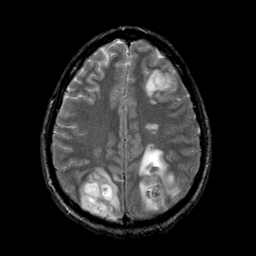
#> input picture brain-tumour/images/sarcoma.png, 256 x 256 px
$ jupyter execute sarcoma.ipynb
#> lines starting #> are read from the running program, lines starting #| are printed output that depends on the picture; after the words box and inside, x2 and y2 are one past the last pixel; in counts of white or black regions, pixels touching at a corner belong together
[cell 1]
import cv2
import numpy as np
import matplotlib.pyplot as plt
from sklearn.cluster import KMeans

from typing import Union

Reading and displaying the original MRI image

[cell 2]
img = cv2.imread('images/sarcoma.png', cv2.IMREAD_GRAYSCALE)
#> img is the input picture: shape (256, 256); min 0, max 255, mean 38.2
if img is None:
    raise ValueError("Image not found. Please provide a valid path.")

plt.imshow(img, cmap='gray')
plt.title('Original Image')
plt.axis('off')
plt.show()

Thresholding

[cell 3]
_, binary_img = cv2.threshold(img, 20, 255, cv2.THRESH_BINARY)
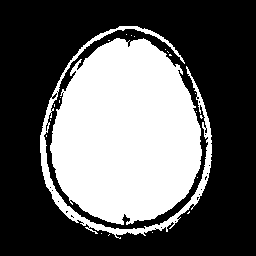
#> binary_img: shape (256, 256); 37.5% white; 22 white regions (20 under 20 px), largest, box (x1, y1, x2, y2) and area: (50, 38, 202, 225) 21594, (40, 26, 212, 239) 2938

plt.imshow(binary_img, cmap='gray')
plt.title('Thresholded Image')
plt.axis('off')
plt.show()

To remove the skull, we do the following steps:

1. Dilation
2. Erosion
3. Applying this as a mask to the original image

[cell 4]
kernel = cv2.getStructuringElement(cv2.MORPH_ELLIPSE, (5, 5))
dilated_img = cv2.dilate(binary_img, kernel, iterations=2)
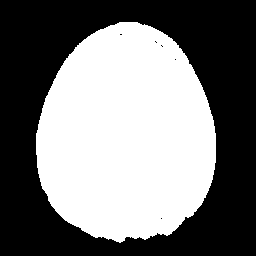
#> dilated_img: shape (256, 256); 47.1% white; 1 white region, box (x1, y1, x2, y2) and area: (36, 22, 216, 243) 30853

plt.figure(figsize=(5, 5))
plt.imshow(dilated_img, cmap='gray')
plt.title('Dilated Image')
plt.axis('off')
plt.show()

[cell 5]
kernel = cv2.getStructuringElement(cv2.MORPH_ELLIPSE, (15, 15))
eroded_img = cv2.erode(dilated_img, kernel, iterations=2)
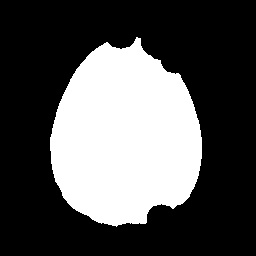
#> eroded_img: shape (256, 256); 32.6% white; 1 white region, box (x1, y1, x2, y2) and area: (50, 37, 202, 227) 21336

plt.figure(figsize=(5, 5))
plt.imshow(eroded_img, cmap="gray")
plt.title("Eroded Image")
plt.axis("off")
plt.show()

[cell 6]
masked_img = cv2.bitwise_and(img, img, mask=eroded_img)
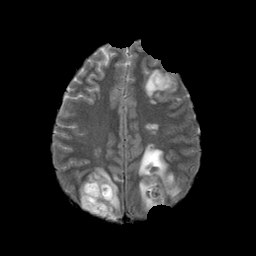
#> masked_img: shape (256, 256); min 0, max 255, mean 34.2

plt.figure(figsize=(10,5))

plt.subplot(1, 2, 1)
plt.imshow(img, cmap='gray')
plt.title('Original Image')
plt.axis('off')

plt.subplot(1,2,2)
plt.imshow(masked_img, cmap='gray')
plt.title('Skull removed')
plt.axis('off')

plt.show()

Enhancing the image using Perona-Malik anisotropic diffusion

[cell 7]
def perona_malik(img: np.ndarray, n_iter: int = 10, kappa: float = 50, gamma: float = 0.2) -> np.ndarray:
    """
    Anisotropic diffusion based on the Perona-Malik model.

    Args:
        img: The input image as a NumPy array (grayscale).
        n_iter: The number of iterations.
        kappa: The sensitivity parameter.
        gamma: The conduction parameter.

    Returns:
        The diffused image.

    Raises:
        TypeError: If input image is not a NumPy array.
        ValueError: If input image is not 2-dimensional or not of dtype float32.

    """
#> called with n_iter = 20, kappa = 30, gamma = 0.25

    if not isinstance(img, np.ndarray):
        raise TypeError("Input image must be a NumPy array.")
    if img.ndim != 2:
        raise ValueError("Input image must be 2-dimensional (grayscale).")

    h, w = img.shape
#> h = 256; w = 256
    img = img.astype(np.float32)

    for _ in range(n_iter):
        # Compute gradients
        grad_n = img[:-2, 1:-1] - img[1:-1, 1:-1]
        grad_s = img[2:, 1:-1] - img[1:-1, 1:-1]
        grad_e = img[1:-1, 2:] - img[1:-1, 1:-1]
        grad_w = img[1:-1, :-2] - img[1:-1, 1:-1]

        # Diffusion coefficients
        c_n = np.exp(-((grad_n / kappa) ** 2))
        c_s = np.exp(-((grad_s / kappa) ** 2))
        c_e = np.exp(-((grad_e / kappa) ** 2))
        c_w = np.exp(-((grad_w / kappa) ** 2))

        # Update image
        img[1:-1, 1:-1] += gamma * (
            c_n * grad_n + c_s * grad_s + c_e * grad_e + c_w * grad_w
        )
#> this loop made 20 passes
#> pass 1, in perona_malik, `grad_s = img[2:, 1:-1] - img[1:-1, 1:-1]`:
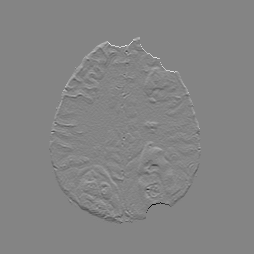
#> grad_s: shape (254, 254) float32; min -190, max 175, mean 0; drawn with min black and max white
#> pass 1, in perona_malik, `grad_e = img[1:-1, 2:] - img[1:-1, 1:-1]`:
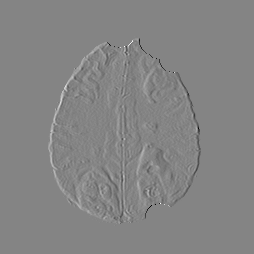
#> grad_e: shape (254, 254) float32; min -175, max 161, mean 0; drawn with min black and max white
#> pass 1, in perona_malik, `grad_w = img[1:-1, :-2] - img[1:-1, 1:-1]`:
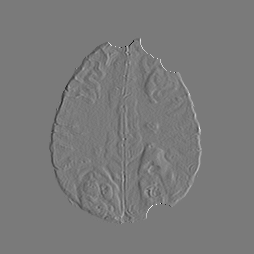
#> grad_w: shape (254, 254) float32; min -161, max 175, mean 0; drawn with min black and max white
#> after the loop:
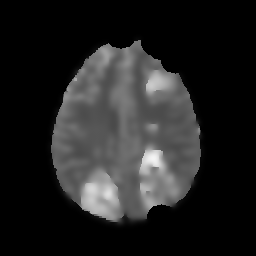
#> img: shape (256, 256) float32; min 0, max 244.4, mean 34.2

    return img

[cell 8]
enhanced_img = perona_malik(masked_img, n_iter=20, kappa=30, gamma=0.25)

K-Means Clustering to segment the brain

[cell 9]
def kmeans_segmentation(img: np.ndarray, n_clusters: int = 4) -> np.ndarray:
    """
    Performs k-means clustering for image segmentation.

    Args:
        img: The input image as a NumPy array (grayscale).
        n_clusters: The number of clusters (segments).

    Returns:
        A NumPy array representing the segmented image where each pixel value corresponds to a cluster label.
        Returns None if an error occurs during clustering.

    Raises:
        TypeError: If input image is not a NumPy array.
        ValueError: If input image is not 2-dimensional (grayscale).

    """
#> called with n_clusters = 4
    if not isinstance(img, np.ndarray):
        raise TypeError("Input image must be a NumPy array.")
    if img.ndim != 2:
        raise ValueError("Input image must be 2-dimensional (grayscale).")

    try:
        height, width = img.shape
#> height = 256; width = 256
        pixel_data = img.reshape(-1, 1).astype(np.float32) #Ensure float32 for KMeans

        kmeans = KMeans(n_clusters=n_clusters, random_state=0, n_init=10) #n_init increased for robustness
        kmeans.fit(pixel_data)
        segmented_image = kmeans.labels_.reshape(height, width)
        return segmented_image
    except Exception as e:
        print(f"An error occurred during k-means clustering: {e}")
        return None

[cell 10]
segmented_img = kmeans_segmentation(enhanced_img, n_clusters=4)
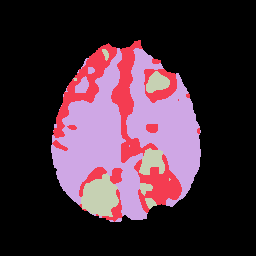
#> segmented_img: shape (256, 256) int32; 4 distinct labels, from 0 to 3; one colour per label, 0 black

Extract the tumor

[cell 11]
def segment_tumor(segmented_img: np.ndarray, cluster_id: int) -> Union[np.ndarray, None]:
    """
    Extracts the tumor region from a segmented image based on a given cluster ID.

    Args:
        segmented_img: The segmented image as a NumPy array.  Each pixel value represents a cluster ID.
        cluster_id: The integer ID of the cluster representing the tumor.

    Returns:
        A binary NumPy array (mask) where 1 represents the tumor region and 0 represents the background.
        Returns None if an error occurs or if the cluster ID is not found.

    Raises:
        TypeError: If segmented_img is not a NumPy array.
        ValueError: If cluster_id is not an integer or if segmented_img is not 2D.

    """
#> called with cluster_id = 3
    if not isinstance(segmented_img, np.ndarray):
        raise TypeError("segmented_img must be a NumPy array.")
    if segmented_img.ndim != 2:
        raise ValueError("segmented_img must be a 2D array.")
    if not isinstance(cluster_id, int):
        raise ValueError("cluster_id must be an integer.")

    try:
        tumor_mask = (segmented_img == cluster_id).astype(np.uint8)
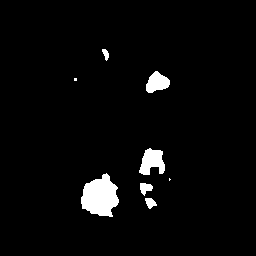
#> tumor_mask: shape (256, 256); values 0 (black) and 1 (white), 3.4% white; 8 white regions (2 under 20 px), largest, box (x1, y1, x2, y2) and area: (81, 173, 119, 217) 1142, (139, 148, 165, 175) 469, (146, 71, 170, 93) 348, (140, 183, 153, 196) 108, (145, 198, 157, 209) 84, (102, 49, 109, 61) 51
        #Check if any pixels match the cluster ID
        if np.sum(tumor_mask) == 0:
            print("Warning: No pixels found matching the specified cluster ID.")
            return None
        return tumor_mask
    except Exception as e:
        print(f"An error occurred during tumor segmentation: {e}")
        return None

[cell 12]
tumor_mask = segment_tumor(segmented_img, cluster_id=3)

Displaying the final results

[cell 13]
plt.figure(figsize=(20, 8))

plt.subplot(1, 4, 1)
plt.imshow(img, cmap="gray")
plt.title("Original Image")

plt.subplot(1, 4, 2)
plt.imshow(enhanced_img, cmap="gray")
plt.title("Enhanced Image")

plt.subplot(1, 4, 3)
plt.imshow(segmented_img, cmap="nipy_spectral")
plt.title("Segmented Image")

plt.subplot(1, 4, 4)
plt.imshow(tumor_mask, cmap="gray")
plt.title("Tumor Region")

plt.show()

$ run again, with brain-tumour/images/adenocarcinoma.png copied over brain-tumour/images/sarcoma.png
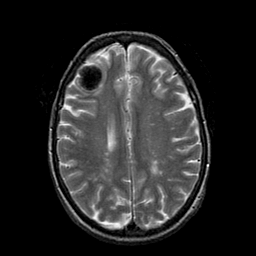
#> input picture brain-tumour/images/adenocarcinoma.png, 256 x 256 px
#> img is the input picture: shape (256, 256); min 0, max 255, mean 38.3
#> `_, binary_img = cv2.threshold(img, 20, 255, cv2.THRESH_BINARY)`:
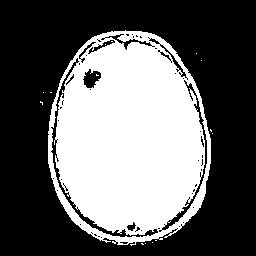
#> binary_img: shape (256, 256); 39.4% white; 15 white regions (14 under 20 px), largest, box (x1, y1, x2, y2) and area: (48, 30, 211, 246) 25804
#> dilated_img: shape (256, 256); 47.3% white; 2 white regions, box (x1, y1, x2, y2) and area: (36, 26, 217, 250) 30853, (192, 49, 206, 65) 114
#> eroded_img: shape (256, 256); 32.6% white; 1 white region, box (x1, y1, x2, y2) and area: (58, 40, 201, 235) 21365
#> segmented_img: shape (256, 256) int32; 4 distinct labels, from 0 to 3
#> in segment_tumor, `tumor_mask = (segmented_img == cluster_id).astype(np.uint8)`:
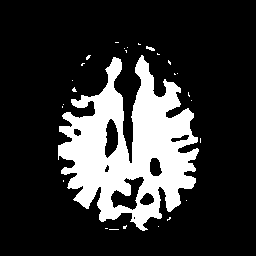
#> tumor_mask: shape (256, 256); values 0 (black) and 1 (white), 19.9% white; 27 white regions (25 under 20 px), largest, box (x1, y1, x2, y2) and area: (58, 55, 199, 231) 12872, (146, 46, 155, 51) 26

$ run again, with brain-tumour/images/glioma.png copied over brain-tumour/images/sarcoma.png
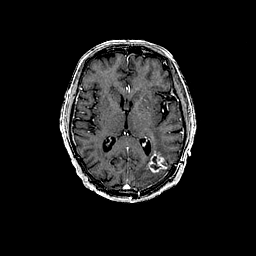
#> input picture brain-tumour/images/glioma.png, 256 x 256 px
#> img is the input picture: shape (256, 256); min 0, max 255, mean 24.9
#> binary_img: shape (256, 256); 23.5% white; 12 white regions (11 under 20 px), largest, box (x1, y1, x2, y2) and area: (59, 39, 197, 204) 15365
#> dilated_img: shape (256, 256); 30.2% white; 1 white region, box (x1, y1, x2, y2) and area: (55, 35, 201, 208) 19807
#> eroded_img: shape (256, 256); 20.1% white; 1 white region, box (x1, y1, x2, y2) and area: (69, 49, 187, 194) 13188
#> segmented_img: shape (256, 256) int32; 4 distinct labels, from 0 to 3
#> in segment_tumor, `tumor_mask = (segmented_img == cluster_id).astype(np.uint8)`:
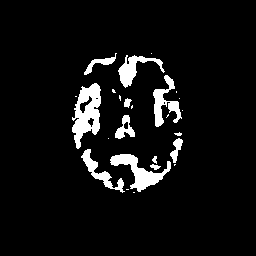
#> tumor_mask: shape (256, 256); values 0 (black) and 1 (white), 6.5% white; 25 white regions (13 under 20 px), largest, box (x1, y1, x2, y2) and area: (72, 83, 101, 149) 1090, (110, 154, 171, 192) 817, (153, 75, 182, 127) 605
